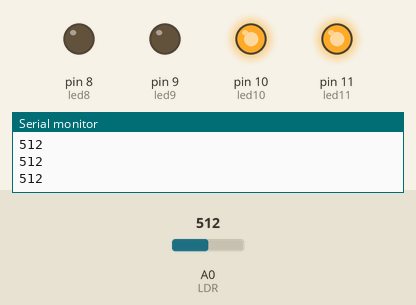
Recording of a sketch running on a simulated Arduino Uno, built with avr-gcc and run on an emulated ATmega328P. Shown: output pins drawn as LEDs (lit = HIGH), the last lines printed to the serial monitor. The inputs (shaded band) are chosen by the test bench; at power-on: A0 (LDR) = 512.

Above: at 1.3 s.
1.4 s: A0 (LDR) set to 490
At 3.2 s:
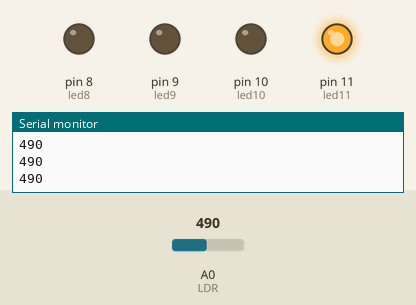
3.5 s: A0 (LDR) set to 610
At 4.9 s:
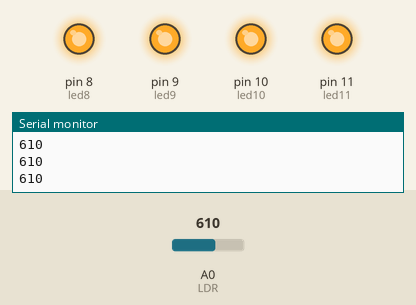
5.5 s: A0 (LDR) set to 591
At 6.4 s:
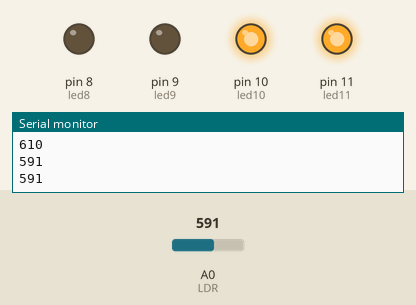
7.5 s: A0 (LDR) set to 716
At 9.2 s:
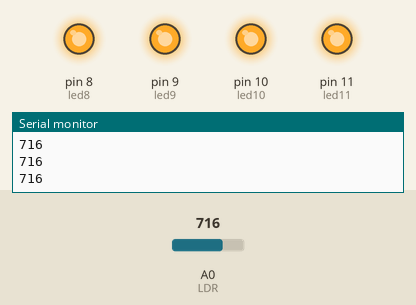
Timing chart, 0 to 10.5 s (numbered marks = the images above; inputs shaded):
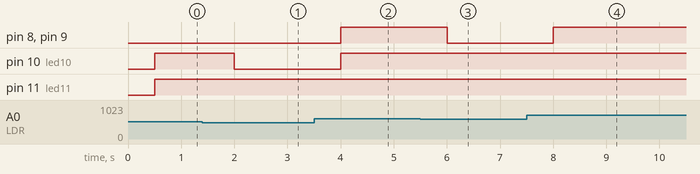

Measured:
- the behaviour switches between 500 and 499 on A0 (LDR) (found by bisection; images 0 and 1)
- the behaviour switches between 600 and 599 on A0 (LDR) (found by bisection; images 2 and 3)
- after the input at 1.4 s, pin 10 (led10): HIGH → LOW after 0.60 s
- after the input at 3.5 s, pin 8 (led8), pin 9 (led9), pin 10 (led10): LOW → HIGH after 0.50 s
- after the input at 5.5 s, pin 8 (led8), pin 9 (led9): HIGH → LOW after 0.50 s
- after the input at 7.5 s, pin 8 (led8), pin 9 (led9): LOW → HIGH after 0.51 s

The sketch:

SENSOR_LUMINOSIDADE.ino
```cpp
/* Define um sensor de luminosidade com o LDR
 Nome: Augusto Fabiano Abranches
 PODE SER UTILIZADO COM #define var sem precisar utilizar uma variavel de memoria..
 #define LDR A0
 #define led13 13
 #define led12 12
 #define led11 11
 #define led10 10
 */
int LDR = A0;
int led11 = 11;
int led10 = 10;
int led9 = 9;
int led8 = 8;
int vldr=0;

void setup() {

  pinMode(LDR, INPUT);
  pinMode(led11, OUTPUT);
  pinMode(led10, OUTPUT);
  pinMode(led9, OUTPUT);
  pinMode(led8, OUTPUT);
  Serial.begin(9600);
}

void loop() {
  vldr = analogRead (A0);
  Serial.println(vldr);
  delay(500);
  if (vldr < 380){
    digitalWrite(led11,LOW);
    digitalWrite(led10,LOW);
    digitalWrite(led9,LOW);
    digitalWrite(led8,LOW);
  }
  else{
    if (vldr < 500){
      digitalWrite(led11,HIGH);
      digitalWrite(led10,LOW);
      digitalWrite(led9,LOW);
      digitalWrite(led8,LOW);
    }
    else{
      if (vldr < 600){
        digitalWrite(led11,HIGH);
        digitalWrite(led10,HIGH);
        digitalWrite(led9,LOW);
        digitalWrite(led8,LOW);
      }
      else{
        if (vldr < 750){
          digitalWrite(led11,HIGH);
          digitalWrite(led10,HIGH);
          digitalWrite(led9,HIGH);
          digitalWrite(led8,LOW);
        }

        else
          digitalWrite(led11,HIGH);
        digitalWrite(led10,HIGH);
        digitalWrite(led9,HIGH);
        digitalWrite(led8,HIGH);
      }
    }
  }
}
```
